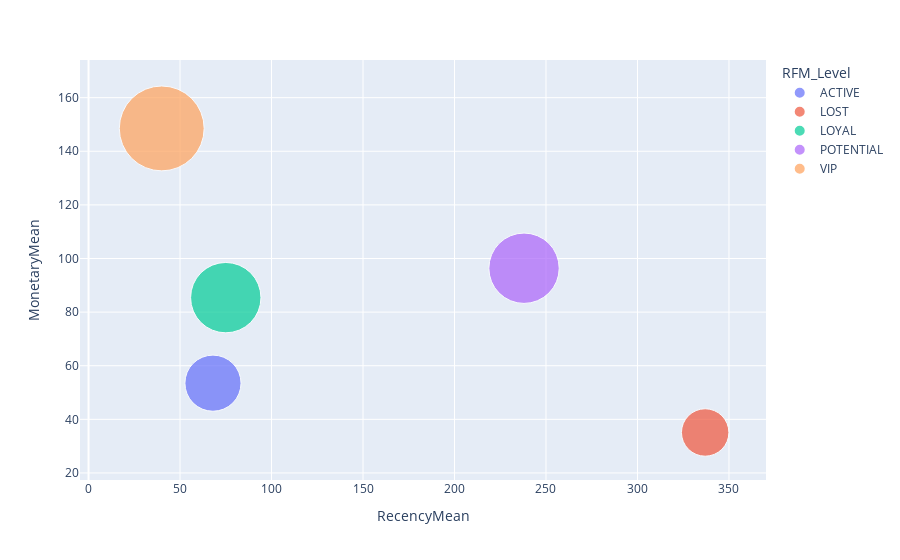

The notebook cell saved with this chart:
### Code cell
import plotly.express as px

fig = px.scatter(rfm_agg_pd, x="RecencyMean", y="MonetaryMean", size="FrequencyMean", color="RFM_Level",
           hover_name="RFM_Level", size_max = 60) 
fig.show()

### Figure 1 — Plotly figure (JSON) as saved in the notebook; plotly's stock layout.template omitted (floating-point values rounded to 4 significant figures)
{"data": [{"hovertemplate": "<b>%{hovertext}</b><br><br>RFM_Level=ACTIVE<br>RecencyMean=%{x}<br>MonetaryMean=%{y}<br>FrequencyMean=%{marker.size}<extra></extra>", "hovertext": ["ACTIVE"], "legendgroup": "ACTIVE", "marker": {"color": "#636efa", "size": [7], "sizemode": "area", "sizeref": 0.004444, "symbol": "circle"}, "mode": "markers", "name": "ACTIVE", "orientation": "v", "showlegend": true, "type": "scatter", "x": [68], "xaxis": "x", "y": [53.49], "yaxis": "y"}, {"hovertemplate": "<b>%{hovertext}</b><br><br>RFM_Level=LOST<br>RecencyMean=%{x}<br>MonetaryMean=%{y}<br>FrequencyMean=%{marker.size}<extra></extra>", "hovertext": ["LOST"], "legendgroup": "LOST", "marker": {"color": "#EF553B", "size": [5], "sizemode": "area", "sizeref": 0.004444, "symbol": "circle"}, "mode": "markers", "name": "LOST", "orientation": "v", "showlegend": true, "type": "scatter", "x": [337], "xaxis": "x", "y": [35.1], "yaxis": "y"}, {"hovertemplate": "<b>%{hovertext}</b><br><br>RFM_Level=LOYAL<br>RecencyMean=%{x}<br>MonetaryMean=%{y}<br>FrequencyMean=%{marker.size}<extra></extra>", "hovertext": ["LOYAL"], "legendgroup": "LOYAL", "marker": {"color": "#00cc96", "size": [11], "sizemode": "area", "sizeref": 0.004444, "symbol": "circle"}, "mode": "markers", "name": "LOYAL", "orientation": "v", "showlegend": true, "type": "scatter", "x": [75], "xaxis": "x", "y": [85.4], "yaxis": "y"}, {"hovertemplate": "<b>%{hovertext}</b><br><br>RFM_Level=POTENTIAL<br>RecencyMean=%{x}<br>MonetaryMean=%{y}<br>FrequencyMean=%{marker.size}<extra></extra>", "hovertext": ["POTENTIAL"], "legendgroup": "POTENTIAL", "marker": {"color": "#ab63fa", "size": [11], "sizemode": "area", "sizeref": 0.004444, "symbol": "circle"}, "mode": "markers", "name": "POTENTIAL", "orientation": "v", "showlegend": true, "type": "scatter", "x": [238], "xaxis": "x", "y": [96.37], "yaxis": "y"}, {"hovertemplate": "<b>%{hovertext}</b><br><br>RFM_Level=VIP<br>RecencyMean=%{x}<br>MonetaryMean=%{y}<br>FrequencyMean=%{marker.size}<extra></extra>", "hovertext": ["VIP"], "legendgroup": "VIP", "marker": {"color": "#FFA15A", "size": [16], "sizemode": "area", "sizeref": 0.004444, "symbol": "circle"}, "mode": "markers", "name": "VIP", "orientation": "v", "showlegend": true, "type": "scatter", "x": [40], "xaxis": "x", "y": [148.5], "yaxis": "y"}], "layout": {"legend": {"itemsizing": "constant", "title": {"text": "RFM_Level"}, "tracegroupgap": 0}, "margin": {"t": 60}, "xaxis": {"anchor": "y", "domain": [0, 1], "title": {"text": "RecencyMean"}}, "yaxis": {"anchor": "x", "domain": [0, 1], "title": {"text": "MonetaryMean"}}}}
